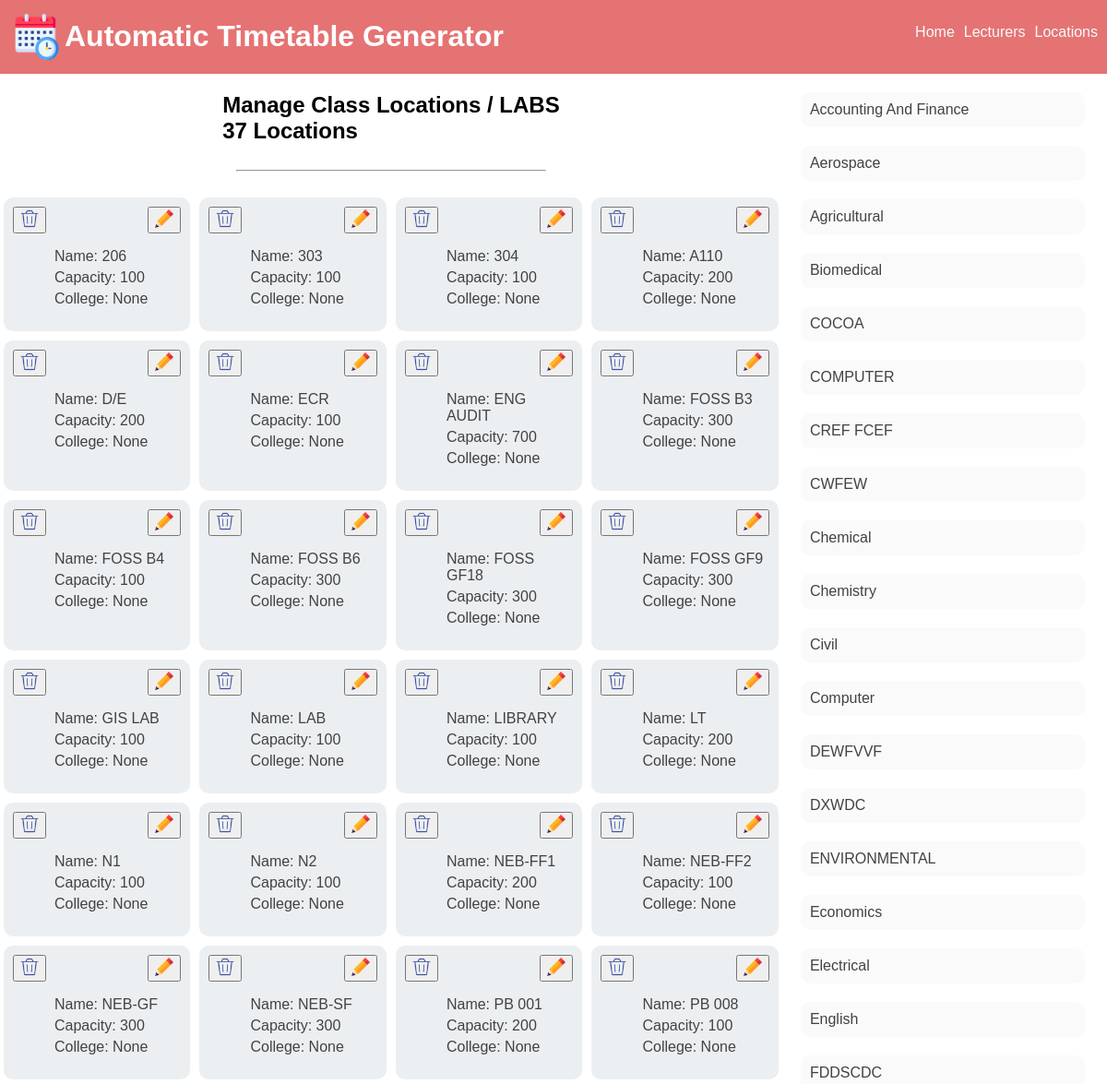
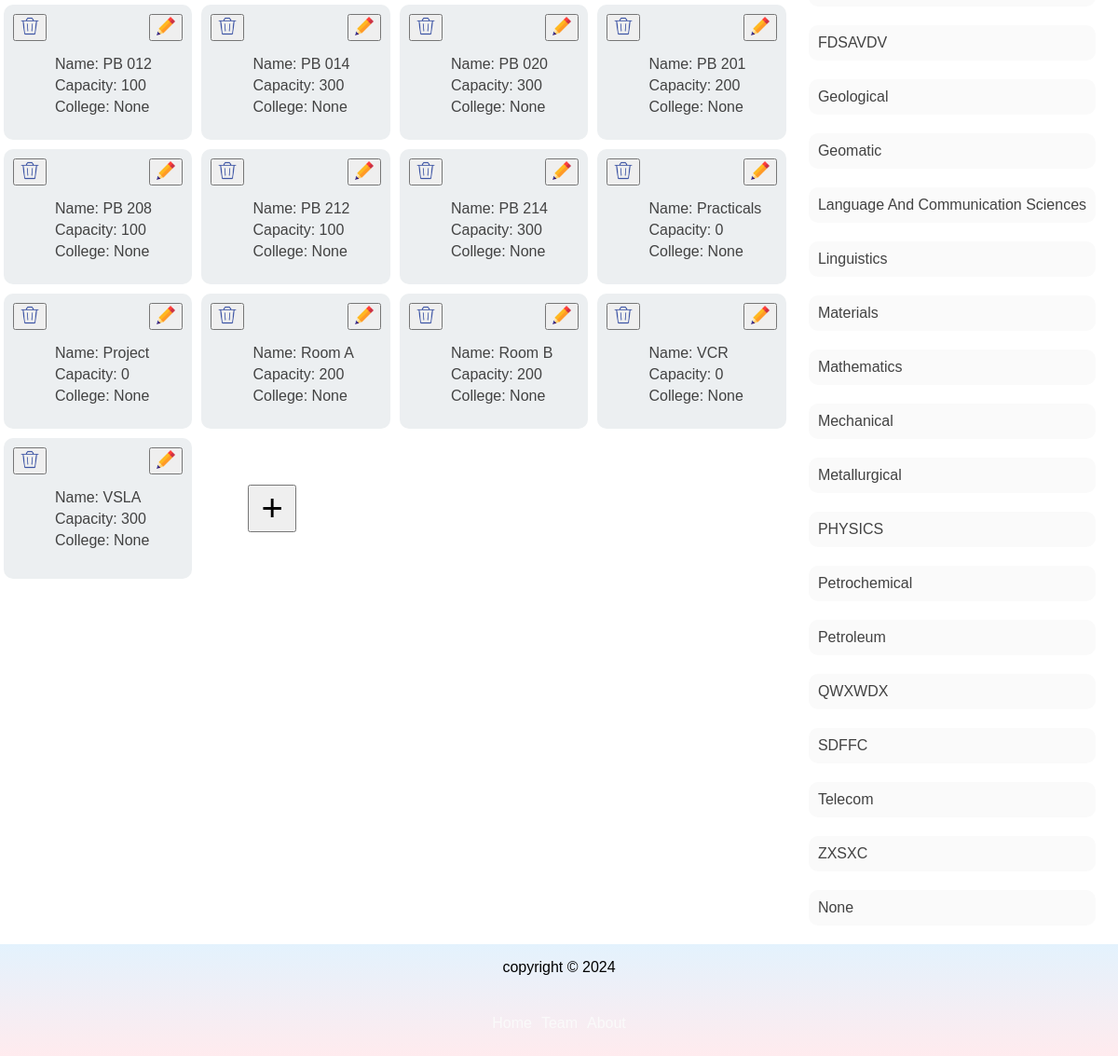
Before: /locations with the older database file (2 pictures, top to bottom).
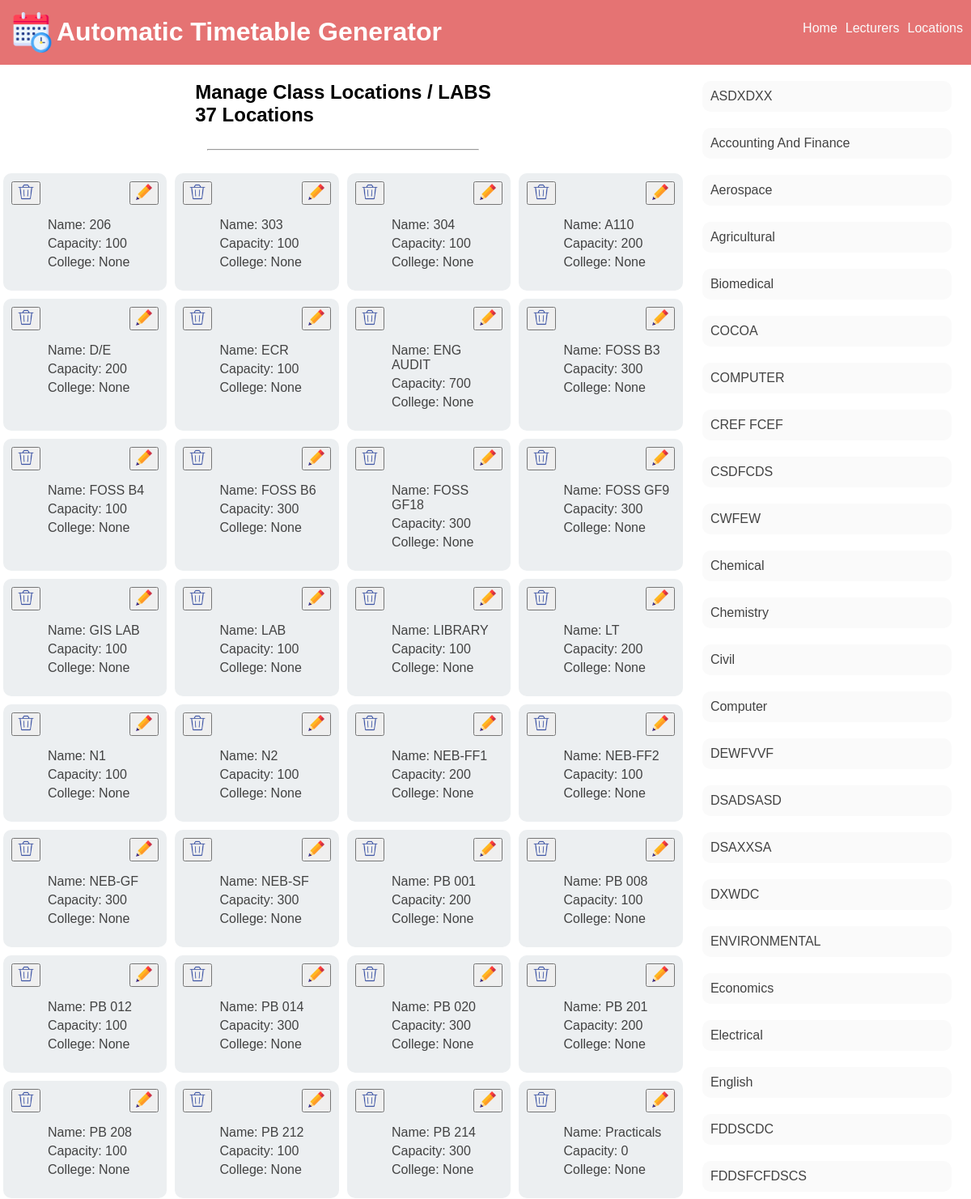
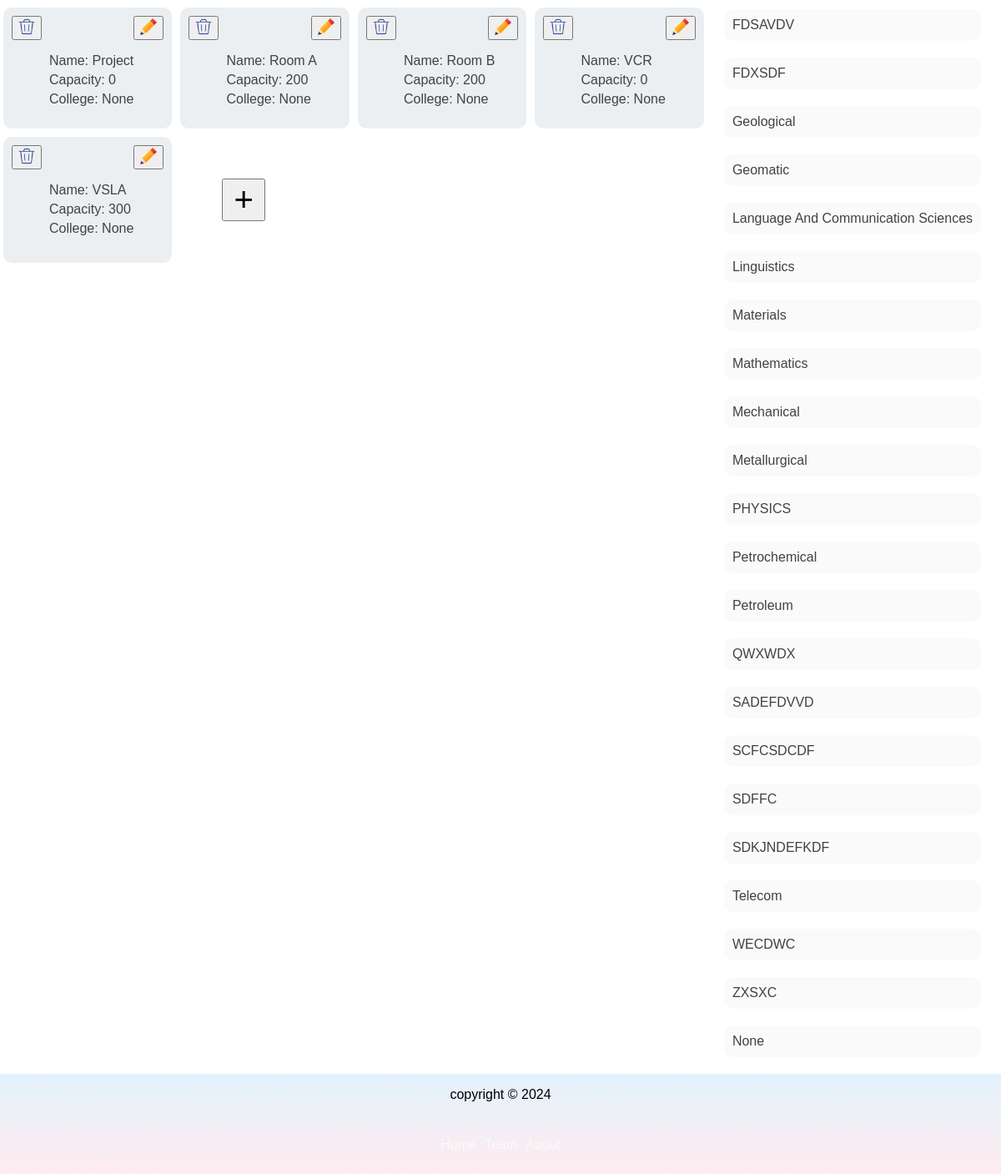
After: the same page with the newer database file (2 pictures, top to bottom).
### webversion/models.py (models this page shows, shortened)
class Location(models.Model):
    name = models.CharField(max_length=255, unique=True)
    capacity = models.IntegerField(default=0)
    is_Lab = models.BooleanField(default=False, null=True)
    about = models.CharField(max_length=255, null=True)
    is_in_same_college = models.BooleanField(default=True, null=True)
    college = models.CharField(max_length=255, null=True)

class Department(models.Model):
    name = models.CharField(max_length=255, null=True)
    code = models.CharField(max_length=50, null=True)
    college = models.CharField(max_length=255, null=True)
    max_yg = models.PositiveSmallIntegerField(default=4, null=True)

### webversion/views.py (the view)
# urls.py: path("locations", views.locations, name="locations"),
def locations(request):
    template = loader.get_template("all-locations.html")
    locations = Location.objects.all().order_by("name")
    departments = Department.objects.all().order_by("name")
    number = len(locations)
    context = {
        "locations":locations, "departments":departments, "number": number
    }
    return HttpResponse(template.render(context, request))

### webversion/Templates/all-locations.html (shortened to what this page needs)
{% extends 'main.html' %}
{% load static %}
{% block content %}
    <div class="all-locations">
        <div class="some">
            <h2>Manage Class Locations / LABS <br>{{number}} locations</h2>
            <hr width="40%">
            <div class="left">
                {% for location in locations %}
                <div class="location-grid">
                    <div class="forms">
                        <form>
                            <button title="Delete Location" type="submit" id="deletelocation" formmethod="post" formaction="/deletelocation/{{location.id}}">
                                <img src="{% static 'trash-can.png' %}" width="20px" height="20px" />
                            </button>
                        </form>
                        <form method="get" action="/editlocation/{{location.id}}">
                            <button title="Edit Location Details" type="submit" id="editlocation">
                                <img src="{% static 'pencil.png' %}" width="20px" height="20px" />
                            </button>
                        </form>
                    </div>
                    <ul title="{{location.about}}. College of: {{location.college}}">
                        <li>Name: {{location.name}}</li>
                        <li>Capacity: {{location.capacity}}</li>
                        <li>College: {{location.college}}</li>
                    </ul>
                </div>
                {% empty %}
                <p>Any locations you add will be shown here</p>
                {% endfor %}
                <div class="addbtn">
                    <button type="button" onclick="alllocforms()" id="add-location" title="Add a new Department">
                        &plus;
                    </button>
                </div>
            </div>
        </div>
        <div class="rightnav">
            <div class="rightsubnav">
                {% for department in departments %}
                <div class="departments" id="dept{% cycle "1" "2" "3" "4" "5" "6" "7" "8" "9" "10" "11" "12" "13" "14" "15" "16" "17" "18" "19" "20" "21" "22" "23" %}">
                    <a href="/select/{{department.college}}/{{department.name}}/{{department.max_yg}}">
                        {{department.name}}
                    </a>
                </div>
            {% endfor %}
            </div>
        </div>
    </div>
{% endblock %}

Changed rows visible on the page:
added Department: name "ASDXDXX"
added Department: name "CSDFCDS"
added Department: name "DSADSASD"
added Department: name "DSAXXSA"
added Department: name "FDDSFCFDSCS"
added Department: name "FDXSDF"
added Department: name "SADEFDVVD"
added Department: name "SCFCSDCDF"
added Department: name "SDKJNDEFKDF"
added Department: name "WECDWC"
